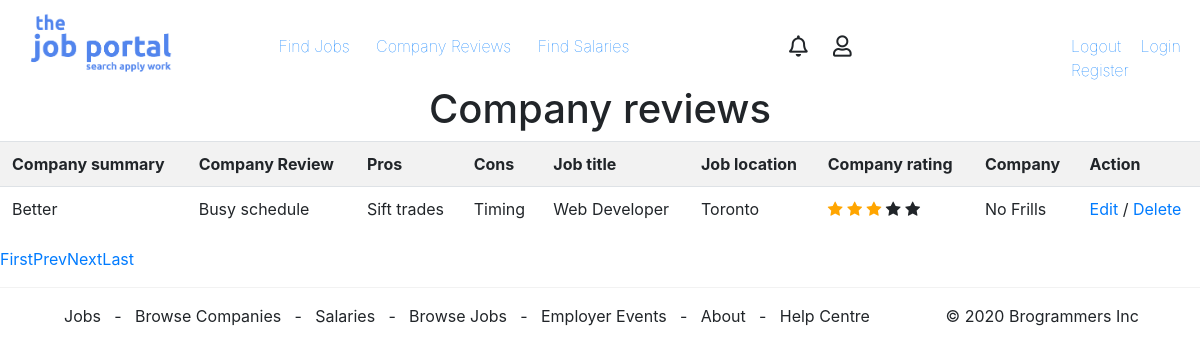
/Views/Admin/AdminCompanyReviews.php, run on the app's committed database.
### tables this page shows
CREATE TABLE `Reviews` (
  `company_review_id` int(6) UNSIGNED NOT NULL,
  `company_review_summary` varchar(100) NOT NULL,
  `company_review` varchar(200) NOT NULL,
  `pros` varchar(100) DEFAULT NULL,
  `cons` varchar(100) DEFAULT NULL,
  `job_title` varchar(100) NOT NULL,
  `job_location` varchar(100) NOT NULL,
  `company_rating` smallint(6) NOT NULL,
  `company_id` int(6) NOT NULL,
  `user_id` int(6) DEFAULT NULL
);

CREATE TABLE `Company` (
  `id` int(11) NOT NULL,
  `name` varchar(30) DEFAULT NULL,
  `description` longtext DEFAULT NULL,
  `head_office` varchar(20) DEFAULT NULL,
  `lob` varchar(50) NOT NULL,
  `website` varchar(50) NOT NULL,
  `employees` varchar(10) NOT NULL,
  `status` tinyint(1) NOT NULL DEFAULT 1
);

### Models/Reviews.php (called while the page is built, shortened)
<?php
    class reviews
    {
        function viewallreviews($db,$offset)
        {
            $query = "SELECT * FROM Reviews INNER JOIN Company ON Company.id = Reviews.company_review_id LIMIT ".$offset.",10 ";
            $pdostm = $db->prepare($query);
            $pdostm->execute();
            $results = $pdostm->fetchAll(PDO::FETCH_NUM);
            return $results;
        }
        function totalreviews($db)
        {
            $query = "SELECT * FROM Reviews";
            $pdostm = $db->prepare($query);
            $pdostm->execute();
            $count = $pdostm->rowCount();
            $results = $pdostm->fetchAll(PDO::FETCH_NUM);
            return $count;
        }
    }

### Views/Admin/AdminCompanyReviews.php (the view, shortened to what this page needs)
<html>
    <head>
        <?php
        if(isset($_GET['pageno']))
        {
            $pageno = $_GET['pageno'];
        }
        else
        {
            $pageno=1;
        }
        $offset =($pageno - 1) * 10;
        ?>
        <link rel="stylesheet" href="https://stackpath.bootstrapcdn.com/bootstrap/4.4.1/css/bootstrap.min.css">
        <link rel="stylesheet" href="../../Styles/Style_CompanyReviews.css">
        <link rel="stylesheet" href="https://pro.fontawesome.com/releases/v5.12.0/css/all.css">
        <link rel="stylesheet" href="https://cdnjs.cloudflare.com/ajax/libs/font-awesome/4.7.0/css/font-awesome.min.css">
    </head>
    <body>
    <?php
        include '../../Includes/header.php';
        require '../../Models/Reviews.php';
        $dbcon = Database::getDb();
        $reviews = new reviews();
        $cc = $reviews->totalreviews($dbcon);
        $totalpages = ceil($cc/10);
        $datas = $reviews->viewallreviews($dbcon,$offset);
    ?>
        <main id="main">
            <h1 style="text-align: center;">Company reviews</h1>
                <table class="table table-striped">
                <tr>
                    <th>Company summary</th>
                    <th>Company Review</th>
                    <th>Pros</th>
                    <th>Cons</th>
                    <th>Job title</th>
                    <th>Job location</th>
                    <th>Company rating</th>
                    <th>Company</th>
                    <th>Action</th>
                </tr>
                <?php
                foreach($datas as $data)
            {
            ?>
                <tr>
                    <td><?= $data[1]; ?></td>
                    <td><?= $data[2]; ?></td>
                    <td><?= $data[3]; ?></td>
                    <td><?= $data[4]; ?></td>
                    <td><?= $data[5]; ?></td>
                    <td><?= $data[6]; ?></td>
                    <td>
                    <?php
                        $rate = $data[7];
                        if($rate == 1)
                        {
                    ?>
                        <span class="fa fa-star checked"></span>
                        <span class="fa fa-star "></span>
                        <span class="fa fa-star "></span>
                        <span class="fa fa-star"></span>
                        <span class="fa fa-star"></span>
                        <?php
                        }
                        elseif ($rate == 3) {
                            ?>
                        <span class="fa fa-star checked"></span>
                        <span class="fa fa-star checked"></span>
                        <span class="fa fa-star checked"></span>
                        <span class="fa fa-star"></span>
                        <span class="fa fa-star"></span>
                        <?php
                        }
                    ?>
                    </td>
                    <td><?= $data[11]; ?></td>
                    <td>
                        <a href="../User/UpdateReview.php?id=<?= $data[0] ?>">Edit </a>/<a href="../User/DeleteReviews.php?id=<?= $data[0] ?>"> Delete</a>
                    </td>
                </tr>
            <?php
            }
            ?>
            </table>
            <ul class="pagination">
                <li><a href="?pageno=1">First</a></li>
                <li class="<?php if($pageno <= 1){ echo 'disabled'; } ?>">
                    <a href="<?php if($pageno <= 1){ echo '#'; } else { echo "?pageno=".($pageno - 1); } ?>">Prev</a>
                </li>
                <li class="<?php if($pageno >= $totalpages){ echo 'disabled'; } ?>">
                    <a href="<?php if($pageno >= $totalpages){ echo '#'; } else { echo "?pageno=".($pageno + 1); } ?>">Next</a>
                </li>
                <li><a href="?pageno=<?php echo $totalpages; ?>">Last</a></li>
            </ul>
        </main>
    <?php include '../../Includes/footer.php';?>
    </body>
</html>

### Styles/Style_CompanyReviews.css (style rules this page uses)
main { clear: both; }
.checked { color: orange; }

### Views/Admin/AdminCompanyReviews.php (style rules this page uses)
.checked { color: orange; }

### data on the page
reviews: company_review_summary "Better", company_review "Busy schedule", pros "Sift trades", cons "Timing", job_title "Web Developer", job_location "Toronto", company_rating 3 (drawn), company.name "No Frills"
